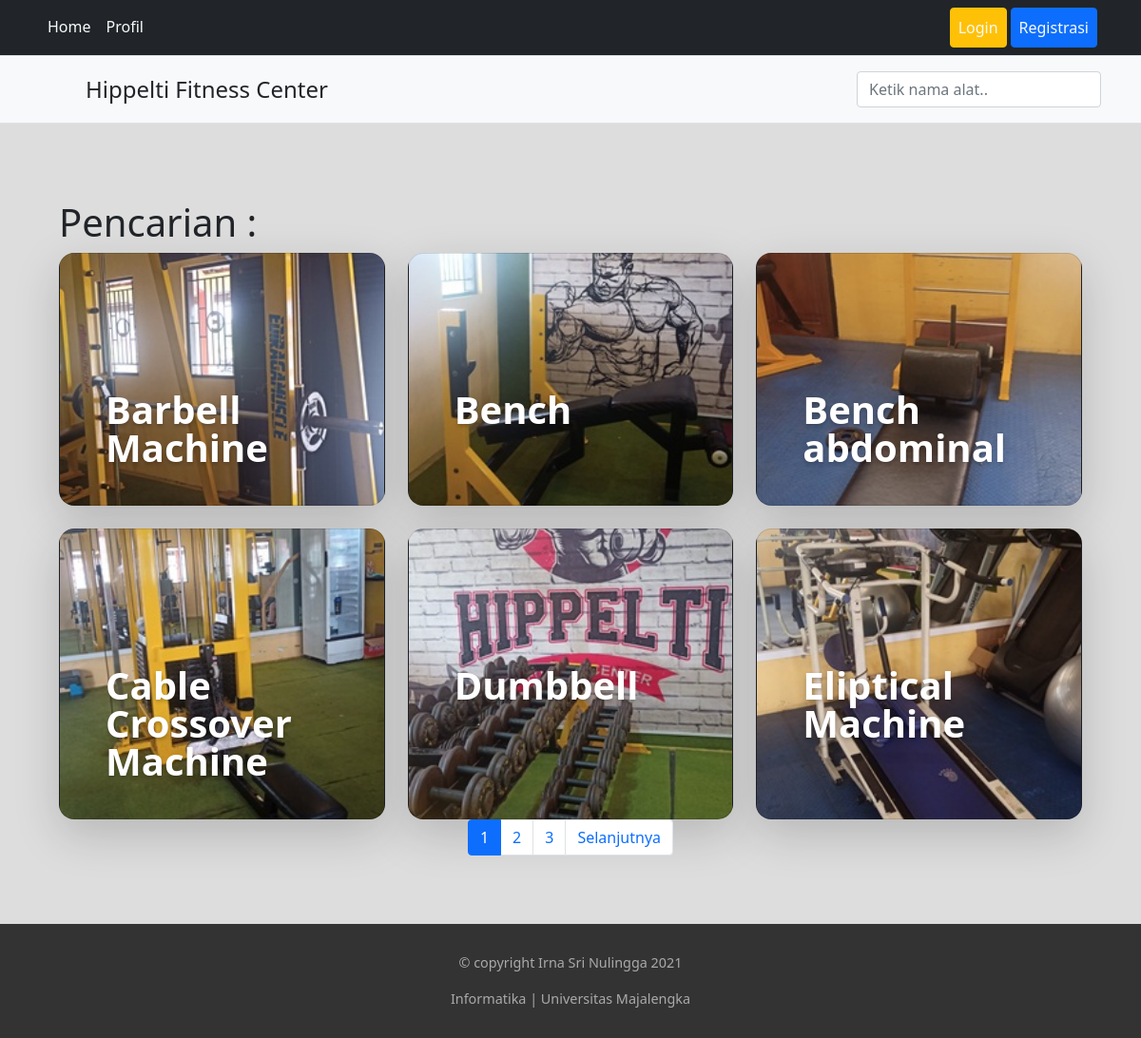
Screenshot of /index.php/post/cari with the database file from the repository.
### tables this page shows
CREATE TABLE `t_alat` (
  `id_alat` int(11) NOT NULL,
  `nama_alat` varchar(50) NOT NULL,
  `foto` varchar(150) NOT NULL,
  `jumlah` int(11) NOT NULL,
  `fungsi` text NOT NULL
);

### application/controllers/post.php (called while the page is built, shortened)
<?php
class Post extends CI_Controller
{
    public function cari()
    {
        $keyword = $this->input->post('search');
        $post = $this->mydb->hitung_alat($keyword);
        if ($post > 0) {
            $data['judul'] = "Pencarian : " . $keyword;
            $data['page'] = ($this->uri->segment(3)) ? $this->uri->segment(3) : 0;
            $data['alat'] = $this->mydb->cari_alat($data['page'], $keyword);
            $data['pagination'] = $this->pagination->create_links();
            $page = 'cari';
        } else {
            $data['judul'] = "Pencarian Tidak Ditemukan !!!";
            $page = 'notfound';
        }
        $data['file'] = $page;
        $this->load->view('guest/index', $data);
    }
}

### index.php (called while the page is built, shortened)
<?php
require_once BASEPATH . 'core/CodeIgniter.php';

### application/models/Mydb.php (called while the page is built, shortened)
<?php
class Mydb extends CI_Model
{
    public function cari_alat($limit, $keyword)
    {
        $this->db->from('t_alat');
        $this->db->like('nama_alat', $keyword)->order_by('nama_alat', 'ASC');
        $this->db->limit(6, $limit);
        return $this->db->get()->result_array();
    }
    public function hitung_alat($keyword)
    {
        $this->db->from('t_alat');
        $this->db->like('nama_alat', $keyword);
        return $this->db->get()->num_rows();
    }
}

### application/views/guest/cari.php (the view)
<div class="container px-4 py-5" id="custom-cards">
    <div class="row">
        <h1><?= $judul ?></h1>
    </div>
    <div class="row row-cols-1 row-cols-lg-3 align-items-stretch g-4">
        <?php foreach ($alat as $pd) { ?>
            <div class="col">
                <div class="card card-cover h-100 overflow-hidden text-white bg-dark rounded-5 shadow-lg" style="background-image: url('<?= base_url("images/foto/" . $pd['foto']) ?>');">
                    <div class="d-flex flex-column h-100 p-5 pb-3 text-white text-shadow-1">
                        <h2 class="pt-5 mt-5 mb-4 display-6 lh-1 fw-bold">
                            <a href="<?= base_url("post/detail/" . $pd['id_alat']) ?>" class="text-decoration-none text-white">
                                <?= $pd['nama_alat'] ?>
                            </a>
                        </h2>
                    </div>
                </div>
            </div>
        <?php } ?>
    </div>
    <div class="d-flex justify-content-center">
        <?= $pagination; ?>
    </div>
</div>

### rows the page displays
t_alat: foto (picture), nama_alat "Barbell Machine"
t_alat: foto (picture), nama_alat "Bench"
t_alat: foto (picture), nama_alat "Bench abdominal"
t_alat: foto (picture), nama_alat "Cable Crossover Machine"
t_alat: foto (picture), nama_alat "Dumbbell"
t_alat: foto (picture), nama_alat "Eliptical Machine"

### other values shown
$judul "Pencarian :"
$pagination "1 2 3 Selanjutnya"
